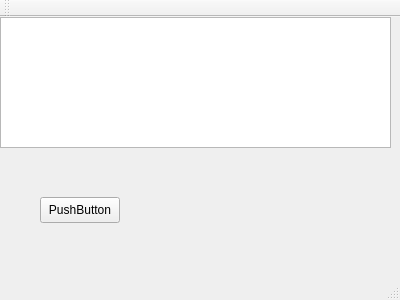
<?xml version="1.0" encoding="UTF-8"?>
<ui version="4.0">
 <class>MainWindow</class>
 <widget class="QMainWindow" name="MainWindow">
  <property name="geometry">
   <rect>
    <x>0</x>
    <y>0</y>
    <width>400</width>
    <height>300</height>
   </rect>
  </property>
  <property name="windowTitle">
   <string>MainWindow</string>
  </property>
  <widget class="QWidget" name="centralWidget">
   <widget class="QTextEdit" name="textEdit">
    <property name="geometry">
     <rect>
      <x>0</x>
      <y>0</y>
      <width>391</width>
      <height>131</height>
     </rect>
    </property>
   </widget>
   <widget class="QPushButton" name="pushButton">
    <property name="geometry">
     <rect>
      <x>40</x>
      <y>180</y>
      <width>80</width>
      <height>26</height>
     </rect>
    </property>
    <property name="text">
     <string>PushButton</string>
    </property>
   </widget>
  </widget>
  <widget class="QMenuBar" name="menuBar">
   <property name="geometry">
    <rect>
     <x>0</x>
     <y>0</y>
     <width>400</width>
     <height>23</height>
    </rect>
   </property>
  </widget>
  <widget class="QToolBar" name="mainToolBar">
   <attribute name="toolBarArea">
    <enum>TopToolBarArea</enum>
   </attribute>
   <attribute name="toolBarBreak">
    <bool>false</bool>
   </attribute>
  </widget>
  <widget class="QStatusBar" name="statusBar"/>
 </widget>
 <layoutdefault spacing="6" margin="11"/>
 <resources/>
 <connections/>
</ui>
